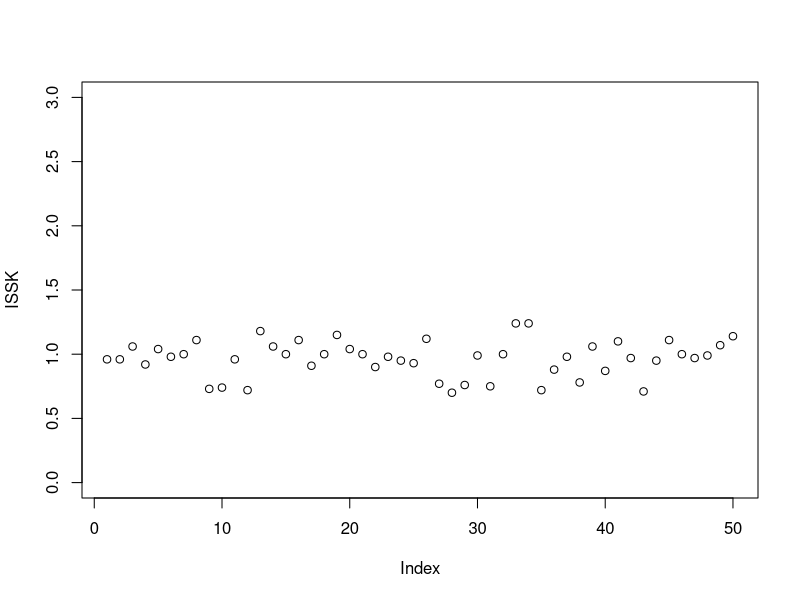
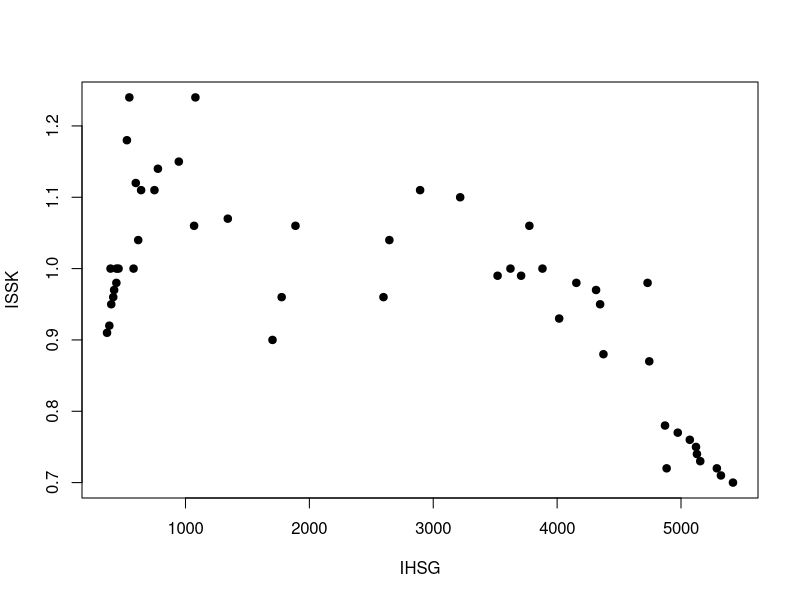
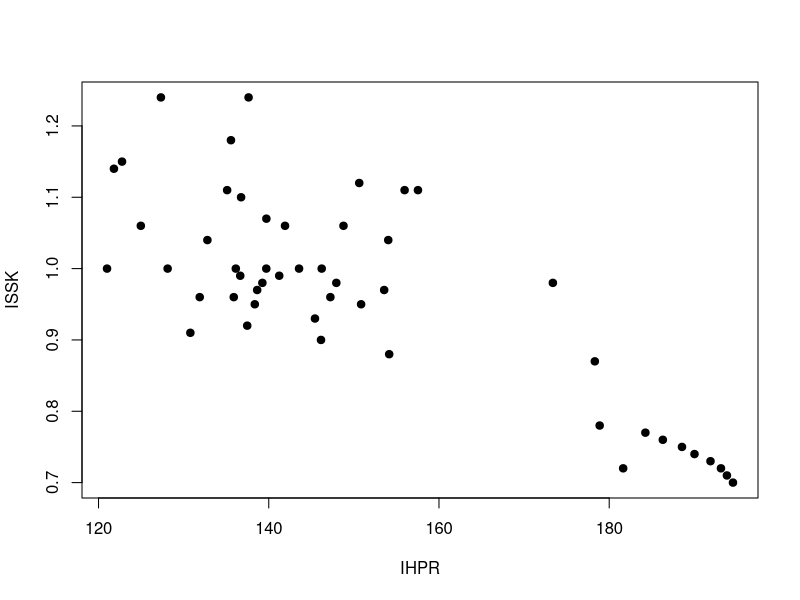
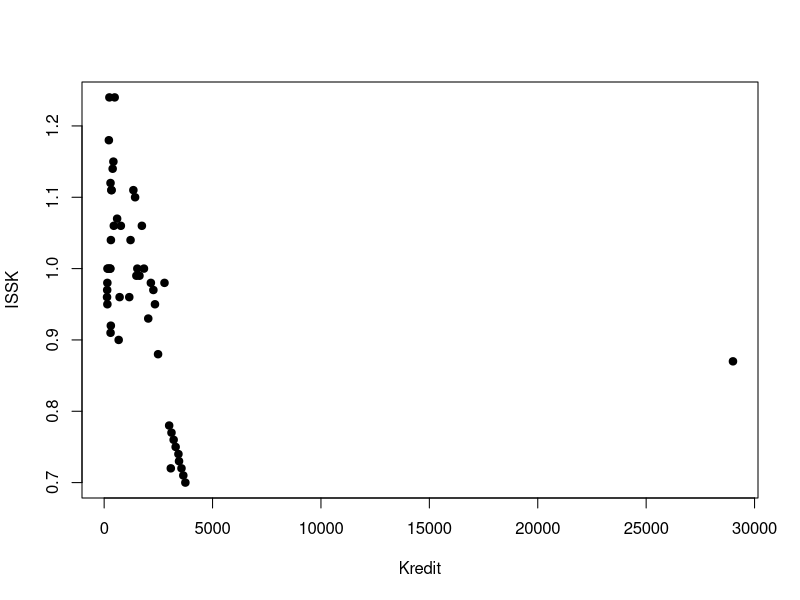
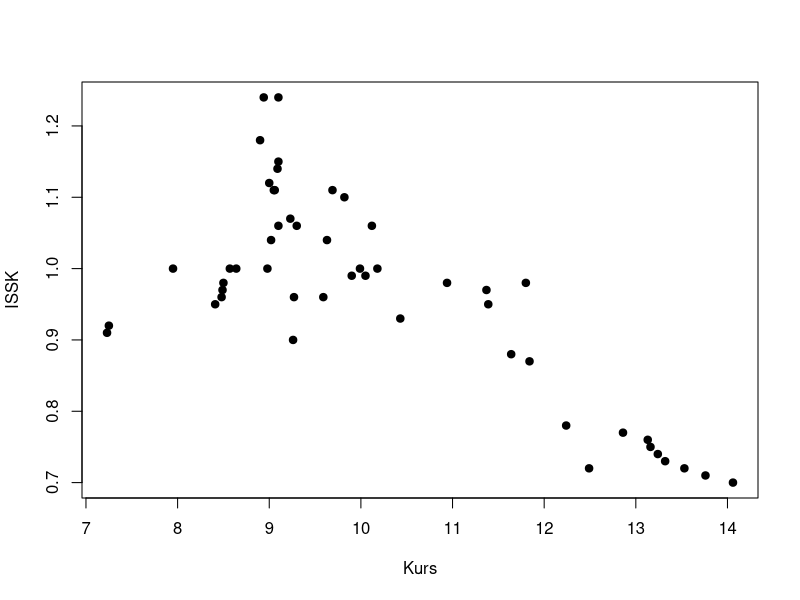
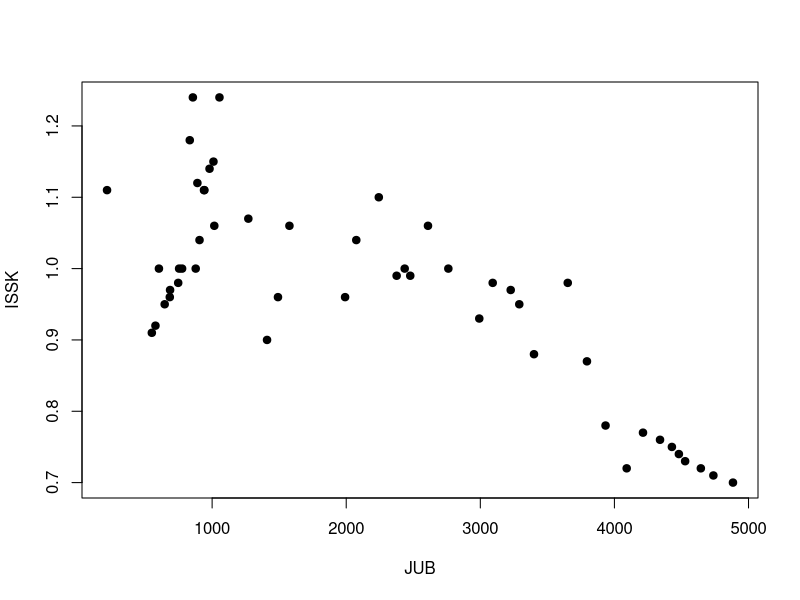
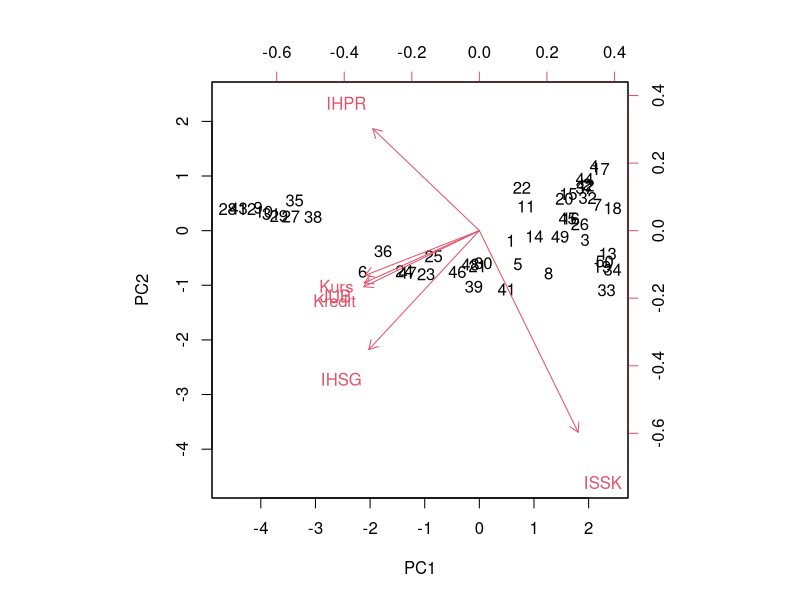
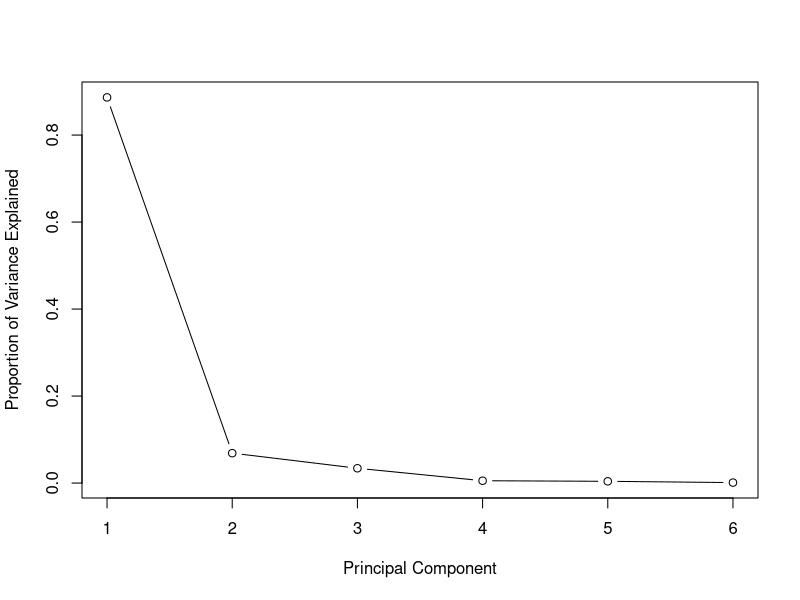

R code for these plots, in order:
## ---- chunk 1
knitr::opts_chunk$set(echo = TRUE)
## ---- chunk 2
dataset <- read.csv("ISSK.csv",sep = ";")
colnames(dataset) = c("No","ISSK",'IHSG','IHPR', "Kredit", "Kurs", "JUB")
dataset = dataset[,-c(1)]
head(dataset,10)
plot(dataset$ISSK,ylab = "ISSK", ylim = c(0,3))
summary(dataset$ISSK)
## ---- chunk 3
plot(dataset$IHSG, dataset$ISSK,xlab = "IHSG", ylab = "ISSK", pch = 19)
plot(dataset$IHPR, dataset$ISSK,xlab = "IHPR", ylab = "ISSK", pch = 19)
plot(dataset$Kredit, dataset$ISSK,xlab = "Kredit", ylab = "ISSK", pch = 19)
plot(dataset$Kurs, dataset$ISSK,xlab = "Kurs", ylab = "ISSK", pch = 19)
plot(dataset$JUB, dataset$ISSK,xlab = "JUB", ylab = "ISSK", pch = 19)

reg1 <- summary(lm(dataset$ISSK~dataset$IHSG))
reg2 <- summary(lm(dataset$ISSK~dataset$IHPR))
reg3 <- summary(lm(dataset$ISSK~dataset$Kredit))
reg4 <- summary(lm(dataset$ISSK~dataset$Kurs))
reg5 <- summary(lm(dataset$ISSK~dataset$JUB))

pvalue1 <- pf(reg1$fstatistic['value'],reg1$fstatistic['numdf'],reg1$fstatistic['dendf'],lower.tail = F)
pvalue2 <- pf(reg2$fstatistic['value'],reg2$fstatistic['numdf'],reg2$fstatistic['dendf'],lower.tail = F)
pvalue3 <-pf(reg3$fstatistic['value'],reg3$fstatistic['numdf'],reg3$fstatistic['dendf'],lower.tail = F)
pvalue4 <- pf(reg4$fstatistic['value'],reg4$fstatistic['numdf'],reg4$fstatistic['dendf'],lower.tail = F)
pvalue5 <-pf(reg5$fstatistic['value'],reg5$fstatistic['numdf'],reg5$fstatistic['dendf'],lower.tail = F)


prmatrix(c(reg1$fstatistic,pvalue1),collab = c(""), rowlab = c("f","df1","df2","p-value"))
prmatrix(c(reg2$fstatistic,pvalue2),collab = c(""), rowlab = c("f","df1","df2","p-value"))
prmatrix(c(reg3$fstatistic,pvalue3),collab = c(""), rowlab = c("f","df1","df2","p-value"))
prmatrix(c(reg4$fstatistic,pvalue4),collab = c(""), rowlab = c("f","df1","df2","p-value"))
prmatrix(c(reg5$fstatistic,pvalue5),collab = c(""), rowlab = c("f","df1","df2","p-value"))


## ---- chunk 4
dataset <- (dataset[-c(40),])
summary(lm(dataset$ISSK~dataset$Kredit))
## ---- chunk 5
model = lm(dataset$ISSK~dataset$IHPR+dataset$Kredit+dataset$Kurs+dataset$IHSG)
summary(lm(dataset$ISSK~dataset$IHPR+dataset$Kredit+dataset$Kurs+dataset$IHSG))

library(car)
vif(model)
## ---- chunk 6
prin_comp <- prcomp(dataset, scale. = T)
#outputs the mean of variables
prin_comp$center

#principal component loading
prin_comp$rotation

prin_comp$rotation[1:5,1]

dim(prin_comp$x)

#outputs the standard deviation of variables
prin_comp$scale

#plot the resultant principal components.
biplot(prin_comp, scale = 0)

#compute standard deviation of each principal component
std_dev <- prin_comp$sdev

#compute variance
pr_var <- std_dev^2
pr_var[1:10]

#proportion of variance explained
prop_varex <- pr_var/sum(pr_var)
prop_varex[1:20]

#scree plot
plot(prop_varex, xlab = "Principal Component",
             ylab = "Proportion of Variance Explained",
             type = "b")

#cumulative scree plot  
plot(cumsum(prop_varex), xlab = "Principal Component",
              ylab = "Cumulative Proportion of Variance Explained",
              type = "b")

library("rpart")
rasio <- floor(0.7*nrow(dataset))
train.data <- data.frame(ISSK = dataset$ISSK, prin_comp$x)
train.data <- train.data[1:rasio,]
testdata <- dataset[rasio+1:nrow(dataset)-rasio,]

rpart.model <- rpart(ISSK ~ .,data = train.data, method = "anova")
rpart.model

test.data <- predict(prin_comp, newdata = testdata)
test.data <- as.data.frame(test.data)
test.data <- test.data[complete.cases(test.data),]

rpart.prediction <- predict(rpart.model, test.data)
error <- dataset$ISSK - rpart.prediction
compare <- cbind(dataset$ISSK,rpart.prediction, error )
colnames(compare) <- c("ISSK","Pred. ISSK","eror")
print(compare)

qqnorm(error)
qqline(error)

qqnorm(cars$speed)
qqline(cars$speed)


